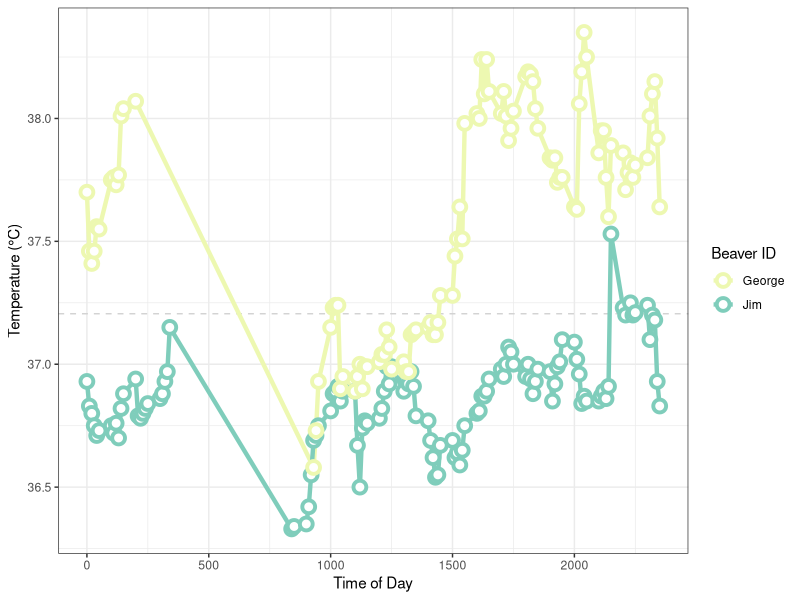
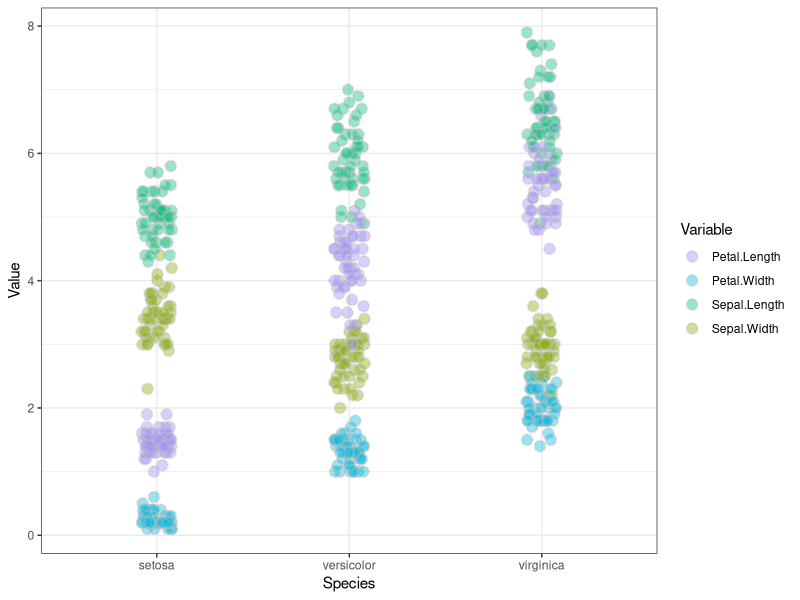

Here is the R script that generated these plots, in order:
## ---- chunk 1
library(tidyverse) #contains ggplot!

## ---- chunk 2
data("beavers")

#EXPLAIN DOLLAR SIGN. I HAVE A DATASET, I AM MAKING A NEW COLUMN, AND THAT COLUMN'S VALUE IS "JIM"

#We have two data sets, that have unequal row numbers. 
#Lets say we want to bind them together, but we don't want to forget which beaver is which, so each beaver should have its own name

#This is a clean joint, but who is beaver 1 and beaver 2?
#Now this works is all of the columns have the same names, and it just 
#smashes everything together

#NOTICE, 214 OBSERVATIONS, JUST SMASHED TOGETHER
#Notice Jim for first half, NAs for second

 # **TWO SANDWHICHES PUT TOGETHER NEXT TO EACH OTHER**
  
test<- full_join(beaver1, beaver2)

#RIGHTJOIN AND INNER JOIN SMASH DATA SETS TOGETHER, BUT AREN'T REALLY INTERESTING FOR OUR PURPOSES. 
#Retains only rows in both sets depending on variable of your choice.
#When we don't specify anything, it goes to 0
#Let's try "day" -- these data sets dont share any
#matches rows from beaver 1 to beaver 2

# SANDWHICH IS YOUR UNIT. ADD CHEESE
# SANDWHICH$CHEESE <- "CHEDDAR"
# SANDWHICH$BREAD <- "RYE"

beaver1$name <- "Jim"
beaver2$name <- "George"

# WHAT DO BOTH SANDWHICHES HAVE IN COMMON,: LETTUCE, TOMATO, WHATEVER.

#Anything that both datasets share. 
test2<- inner_join(beaver1, beaver2, by = "time") #these are the time stamps they share, 99obs
#you could also do this by another variable

test3<- inner_join(beaver1, beaver2, by = "temp") #now it's 41 obs.

## ---- chunk 3

#SHORT GRAPHING BREAK

beaver1$name <- "Jim"
beaver2$name <- "George"

test4<- full_join(beaver1, beaver2) %>%
        mutate(mean_temp= mean(temp))

ggplot(test4, aes(y = temp, x = time, colour = name)) + 
geom_hline(aes(yintercept = mean_temp), 
             linetype = "dashed", color = "lightgrey") +
  geom_line(size=1.5) + 
  geom_point(shape = 21, size = 3, stroke = 2, 
             fill = "white") + 
  scale_color_brewer(palette = "YlGnBu", 
                     name = "Beaver ID")+ 
  xlab("Time of Day")+
  ylab("Temperature (°C)")+
  theme_bw()

## ---- chunk 4
data("iris")

#the ACROSS argument is tremendously powerful and quite the time saver!
#In stats, you might often need to center your variables, which you can now do in one line!

iris1<-
  iris %>%
  group_by(Species) %>%
  mutate(across(where(is.numeric), ~ (.x) - mean(.x), #you can also use .
         .names = "{col}_center"))
#In this example, let’s say we want to subtract each measure by the average species measure in each category. Great for centering data!
#WHERE() IS SELECTION LANGUAGE

#identical to above, but using old language
iris2<-
  iris %>%
  group_by(Species) %>%
  mutate(center_sepal = Sepal.Length - mean(Sepal.Length))

# "." is a placeholder for anything 
# () captures the whole pattern
#{ } allows the entire object to be passed "as-is" to the next function in the pipe


# SANDWHICH, BREAK DOWN, 

# BREAD (X2), LETTUCE (X3), TOMATO (X2), MEAT (X4) 
#GATHER- INGREDIENTS, COUNT XX

iris3<-
  iris %>% 
  pivot_longer(-c(Species), names_to = "Variable", values_to = "Value") 
# could also do !Species

ggplot(iris3, aes(y = Value, x = Species, fill = Variable)) + 
  geom_jitter(height = 0, width = 0.08, alpha = 0.4,
              shape = 21, size = 3, stroke = 1, colour = "grey") + 
  stat_summary(geom = "pointrange", 
               fun.data = "mean_cl_boot",
               fill = "black", 
               size = 0.8)+
  scale_fill_hue(h = c(270, 100))+
  theme_bw()


## ---- chunk 5

rescale01 <- function(x) {
  rng <- range(x, na.rm = TRUE)
  (x - rng[1]) / (rng[2] - rng[1]) 
  }

data("relig_income")

reg<- relig_income %>%
      pivot_longer(!religion, names_to = "income", values_to = "responses")%>% #but notice this is a CHARACTER.
  
#Use character if your data is just strings that do not hold specific meaning; use factor if it's a categorical variable with a #limited set of values. The main advantages of using factors are:

#(1) you get an error if you try to give a new value that is not in the levels (so that can save you from typos)
#(2) you can give an order to the levels and get an ordered factor
#(3) some functions (especially when modelling) require an explicit factor for categorical variables"
#(4) you make it clear to the reader that these are not random character strings.
  
    mutate(income = as.factor(income), 
           religion = as.factor(religion)) %>%
    mutate(incomes =
             case_when(               #it's like a giant ifelse statment!
              income == "<$10k" ~ 0,  
            income == "$10-20k" ~ 10 , 
            income == "$20-30k" ~ 20,
            income == "$30-40k" ~ 30 ,
            income == "$40-50k" ~ 40, 
          income ==  "$50-75k" ~ 50, 
           income == "$75-100k" ~ 75, 
          income ==  "$100-150k" ~ 100,
          income ==  ">150k" ~ 150)) %>%
    mutate(income01 = rescale01(incomes))
     

levels(reg$incomes)
levels(reg$religion)
#character to number

### FILTERING ###

reg1 <- reg %>%
  
  # FILTERING ON LOGIC #
        #top_n(1)
        #top_frac(0.3)  #top 30 % of incomes per relgious category 
    
        #filter(responses != 0) #one way to remove 0s
  
  # FILTERING ON FACTOR CHARACTERS #
       #filter(str_detect(religion, "J")) #filter with religions that contain "J"
  
  #We can be more specific here and ask for values starting or ending with a letter
  #filter(str_detect(religion, "c$")) #ends in "c", start would be "^"
      #does NOT contain "j" (!)

## SANWHICH, %IN% LOOKS AT ELEMENT THAT BELONGS TO A VECTOR. OFTEN, THIS CAN BE FACTOR LEVELS. PERHAPS, THE SEED OF A TOMATO.

      filter(!religion %in% c("Hindu", "Jewish", "Mormon"))

  
  
